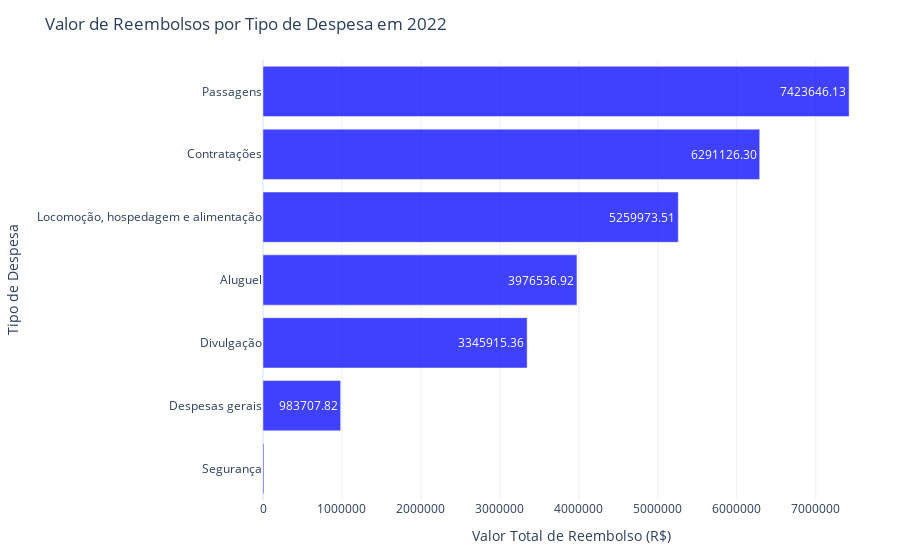

The notebook cell saved with this chart:
### Markdown cell above
Valor de reembolsos por tipo de despesa em 2022?

### Code cell
# Filtrando os dados para o ano de 2022
ceaps_2022 = ceaps_total[ceaps_total['ANO'] == 2022]

# Agrupando e somando os valores de reembolso por tipo de despesa em 2022
valor_total_por_tipo_2022 = ceaps_2022.groupby('TIPO_DESPESA')['VALOR_REEMBOLSADO'].sum().reset_index()

# Ordenando os tipos de despesa pelo valor total de reembolso em ordem decrescente
valor_total_por_tipo_2022 = valor_total_por_tipo_2022.sort_values(by='VALOR_REEMBOLSADO', ascending=True)

# Criando um gráfico de barras horizontal para visualizar os valores de reembolso por tipo de despesa em 2022
fig = px.bar(
    valor_total_por_tipo_2022,
    x='VALOR_REEMBOLSADO',
    y='TIPO_DESPESA',
    title='Valor de Reembolsos por Tipo de Despesa em 2022',
    labels={'VALOR_REEMBOLSADO': 'Valor Total de Reembolso (R$)', 'TIPO_DESPESA': 'Tipo de Despesa'},
    template='plotly_white',
    orientation='h',
    text='VALOR_REEMBOLSADO'
)

# Ajustando o layout do gráfico
fig.update_traces(
    texttemplate='%{text:.2f}',  # Mostrar os valores de reembolso nas barras
    textposition='inside',  # Colocar os textos fora das barras
    marker_color='blue',  # Cor das barras
    opacity=0.75  # Transparência das barras
)

fig.update_layout(
    xaxis_title='Valor Total de Reembolso (R$)',
    yaxis_title='Tipo de Despesa',
    yaxis=dict(
        tickmode='linear',  # Mostrar todos os tipos de despesa
        tickfont=dict(size=12)  # Tamanho da fonte
    ),
    xaxis_tickformat='R$,',  # Formato do eixo X para valores monetários
    margin=dict(l=20, r=20, t=60, b=60),  # Ajustar as margens
    font=dict(size=12),  # Tamanho da fonte
    plot_bgcolor='rgba(0, 0, 0, 0)',  # Fundo transparente
    paper_bgcolor='rgba(0, 0, 0, 0)',  # Fundo do papel transparente
    showlegend=False  # Ocultar a legenda
)

### Figure 1 — Plotly figure (JSON) as saved in the notebook; plotly's stock layout.template omitted (floating-point values rounded to 4 significant figures)
{"data": [{"alignmentgroup": "True", "hovertemplate": "Valor Total de Reembolso (R$)=%{text}<br>Tipo de Despesa=%{y}<extra></extra>", "legendgroup": "", "marker": {"color": "blue", "pattern": {"shape": ""}}, "name": "", "offsetgroup": "", "opacity": 0.75, "orientation": "h", "showlegend": false, "text": [12220.0, 983700.0, 3346000.0, 3977000.0, 5260000.0, 6291000.0, 7424000.0], "textposition": "inside", "texttemplate": "%{text:.2f}", "type": "bar", "x": [12220.0, 983700.0, 3346000.0, 3977000.0, 5260000.0, 6291000.0, 7424000.0], "xaxis": "x", "y": ["Segurança", "Despesas gerais", "Divulgação", "Aluguel", "Locomoção, hospedagem e alimentação", "Contratações", "Passagens"], "yaxis": "y"}], "layout": {"barmode": "relative", "font": {"size": 12}, "legend": {"tracegroupgap": 0}, "margin": {"b": 60, "l": 20, "r": 20, "t": 60}, "paper_bgcolor": "rgba(0, 0, 0, 0)", "plot_bgcolor": "rgba(0, 0, 0, 0)", "showlegend": false, "title": {"text": "Valor de Reembolsos por Tipo de Despesa em 2022"}, "xaxis": {"anchor": "y", "domain": [0, 1], "tickformat": "R$,", "title": {"text": "Valor Total de Reembolso (R$)"}}, "yaxis": {"anchor": "x", "domain": [0, 1], "tickfont": {"size": 12}, "tickmode": "linear", "title": {"text": "Tipo de Despesa"}}}}
